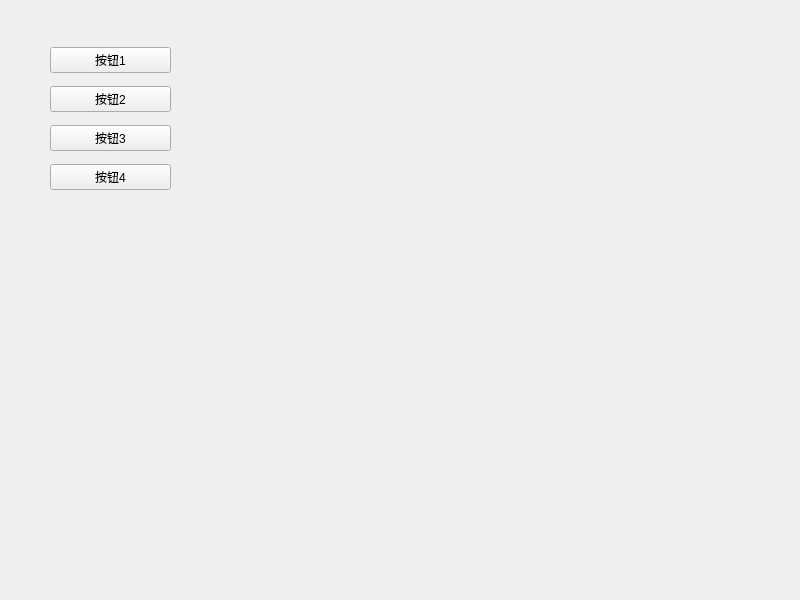
<?xml version="1.0" encoding="UTF-8"?>
<ui version="4.0">
 <class>Widget</class>
 <widget class="QWidget" name="Widget">
  <property name="geometry">
   <rect>
    <x>0</x>
    <y>0</y>
    <width>800</width>
    <height>600</height>
   </rect>
  </property>
  <property name="windowTitle">
   <string>Widget</string>
  </property>
  <widget class="QWidget" name="verticalLayoutWidget">
   <property name="geometry">
    <rect>
     <x>50</x>
     <y>40</y>
     <width>121</width>
     <height>161</height>
    </rect>
   </property>
   <layout class="QVBoxLayout" name="verticalLayout">
    <item>
     <widget class="QPushButton" name="pushButton_2">
      <property name="text">
       <string>按钮1</string>
      </property>
     </widget>
    </item>
    <item>
     <widget class="QPushButton" name="pushButton_3">
      <property name="text">
       <string>按钮2</string>
      </property>
     </widget>
    </item>
    <item>
     <widget class="QPushButton" name="pushButton_4">
      <property name="text">
       <string>按钮3</string>
      </property>
     </widget>
    </item>
    <item>
     <widget class="QPushButton" name="pushButton">
      <property name="text">
       <string>按钮4</string>
      </property>
     </widget>
    </item>
   </layout>
  </widget>
 </widget>
 <resources/>
 <connections/>
</ui>
